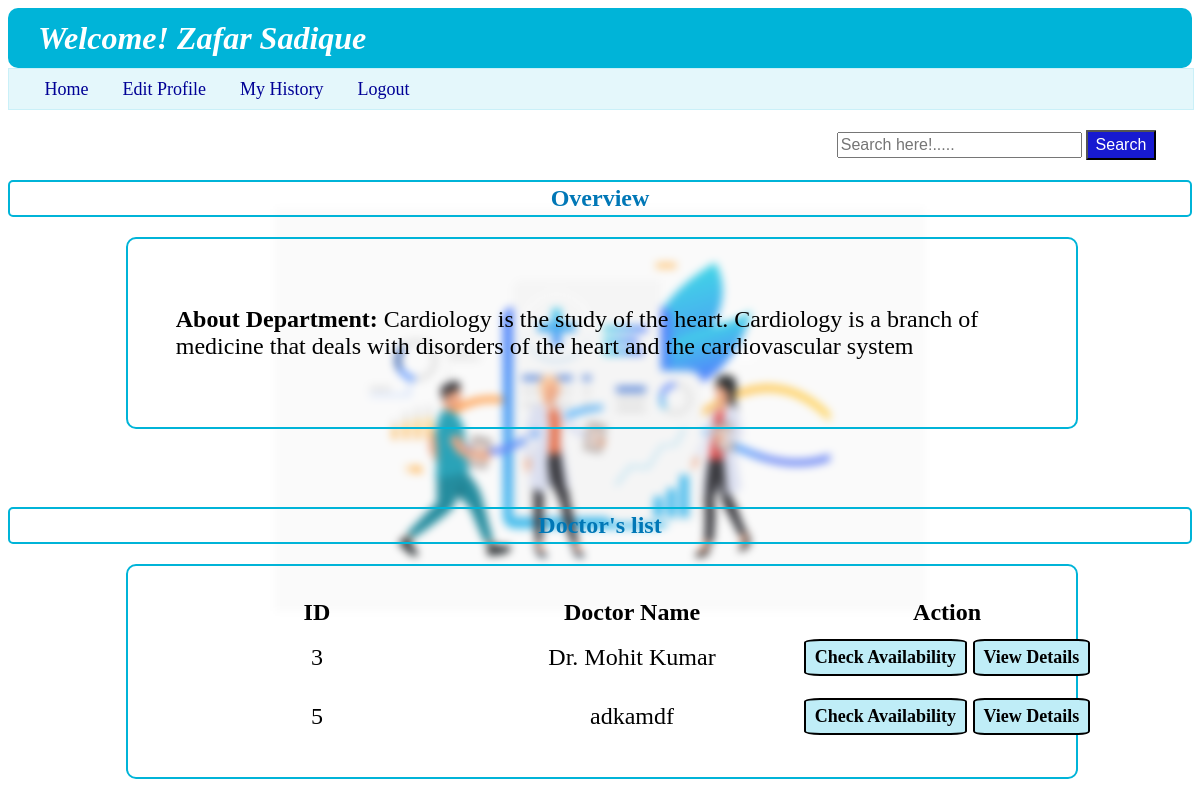
Before: /department_details/1/CAR101 with the older database file.
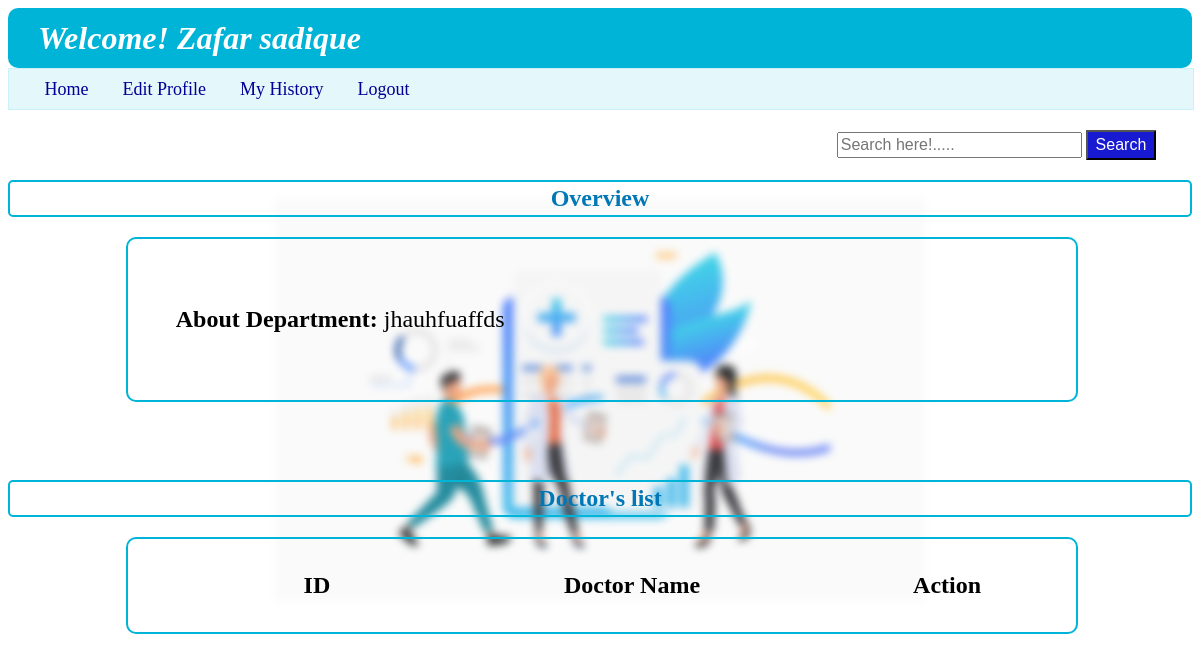
After: the same page with the newer database file.
### backend/models.py (models this page shows)
class User_Info(db.Model):
    __tablename__ = "user_info"
    id=db.Column(db.Integer,primary_key=True,autoincrement=True)
    full_name=db.Column(db.String,nullable=False)
    email=db.Column(db.String,unique=True,nullable=False)
    password=db.Column(db.String,nullable=False)
    role=db.Column(db.Integer,default=1)
    is_blacklist=db.Column(db.Integer,default=0)
    appointments=db.relationship("Appointments",cascade="all,delete",backref="user_info",lazy=True)

class Department(db.Model):
    __tablename__ = "department"
    id=db.Column(db.String,primary_key=True,nullable=False)
    specialization=db.Column(db.String,nullable=False)
    description=db.Column(db.String,nullable=False)
    doctor=db.relationship("Doctor_Info",cascade="all,delete",backref="department",lazy=True)

class Doctor_Info(db.Model):
    __tablename__ = "doctor_info"
    id=db.Column(db.Integer,primary_key=True)
    full_name=db.Column(db.String,nullable=False)
    email=db.Column(db.String,unique=True,nullable=False)
    password=db.Column(db.String,nullable=False)
    dept_id=db.Column(db.String,db.ForeignKey("department.id"),nullable=False)
    experience=db.Column(db.Integer,nullable=False)
    bio=db.Column(db.String,nullable=False)
    is_blacklist=db.Column(db.Integer,default=0)
    appointments=db.relationship("Appointments",cascade="all,delete",backref="doctor_info",lazy=True)
    availability=db.relationship("Availability",cascade="all,delete",backref="doctor_info",lazy=True)

### backend/controllers.py (the view)
@app.route("/department_details/<u_id>/<d_id>")
def department_details(u_id,d_id):
    d=Department.query.filter(Department.id==d_id).first()
    doctors=Doctor_Info.query.filter(Doctor_Info.dept_id==d_id).all()
    name=u_get(u_id,"name","user")
    return render_template("user_department_details.html",doctor_list=doctors,department=d,usern=name,u_id=u_id)

### backend/controllers.py (called while the page is built)
def u_get(u_id, operation,who_m):
    u = User_Info.query.filter_by(id=u_id,role=1).first()
    d = Doctor_Info.query.filter_by(id=u_id).first()
    if who_m=="doctor" and d:
        if operation == "name":
            return d.full_name
        elif operation == "email":
            return d.email
    elif who_m=="user" and u:
        if operation == "name":
            return u.full_name
        elif operation == "email":
            return u.email
    return "No name"

### templates/user_department_details.html
{%extends "user_layout.html"%}
{%block content%}
<span >
    <form action="/dept_detail_search_bar/{{u_id}}/{{department.id}}" method="POST">
        <input style="width: 20%; height: 20px; font-size: medium; display: inline-block; margin-left: 70%;" type="text" id="search_by_name" name="search_by_name" placeholder="Search here!.....">
        <button type="submit" style=" padding: 4px 8px 4px 8px; margin-top: 20px; font-size: medium; display: inline-block; color: white; background-color: rgb(23, 26, 209); border-radius: 2%;">Search</button>
    </form>
</span>
    <h2 style="text-align: center; font-weight: bold; border: 2px solid rgb(0, 180, 216);padding: 3px; color: rgb(0,119,182); border-radius: 5px; ">Overview</h2>
    <div class="login_panel" style="width: 80%; margin-left: 10%;">
        {%if department%}
        <h2 style="font-weight: 300; padding: 5%;"><b>About Department: </b>{{department.description}}</h2>
    </div>
    <br>
    <h2 style="text-align: center; font-weight: bold; border: 2px solid rgb(0, 180, 216);padding: 3px; color: rgb(0,119,182); border-radius: 5px; ">Doctor's list</h2>
    <div class="login_panel" style="width: 80%; margin-left: 10%;">
        <table class="table_user_dashboard">
            <thead style="margin: 10px;">
                <th>ID</th>
                <th>Doctor Name</th>
                <th>Action</th>
            </thead>
            <tbody>
                {%for doctor in doctor_list%}
                <tr>
                    <td>{{doctor.id}}</td>
                    <td>{{doctor.full_name}}</td>
                    <td><a href="{{url_for('appointment_form',doc_id=doctor.id,u_id=u_id)}}" class="color_button">Check Availability</a>      <a href="{{url_for('doc_details',u_id=u_id,doc_id=doctor.id,d_id=department.id)}}" class="color_button" >View Details</a></td>
                </tr>
                {%endfor%}
            </tbody>
        </table>
    </div>
    {%else%}
    <h3>---Not Available---</h3>
    {%endif%}
{%endblock%}

### templates/user_layout.html (shortened to what this page needs)
<!DOCTYPE html>
<html lang="en">
<head>
    <link rel="stylesheet" href="/static/style.css">
</head>
<body style="background-image: url('/static/image/4950247_19834.svg');">
    <header>
        <div>
            <h1 class="wel"><i><b>Welcome! {{usern}}</b></i></h1>
        </div>
        <nav class="nav">
            <a class="nav_a" href="{{url_for('user_dashboard',u_id=u_id)}}" style="margin-left: 3%;">Home</a>
            <a class="nav_a" href="/edit_user_profile/{{u_id}}">Edit Profile</a>
            <a class="nav_a" href="/user_hist/{{u_id}}">My History</a>
            <a class="nav_a" href="/login">Logout</a>
        </nav>
    </header>
    {%block content%}
    {%endblock%}
</body>
</html>

Changed rows visible on the page:
removed Doctor_Info: id "3", full_name "Dr. Mohit Kumar"
removed Doctor_Info: id "5", full_name "adkamdf"
changed User_Info: full_name "Zafar Sadique" → "Zafar sadique"
changed Department: description "Cardiology is the study of the heart. Cardiology is a branch of medicine that deals with disorders of the heart and the cardiovascular system" → "jhauhfuaffds"
